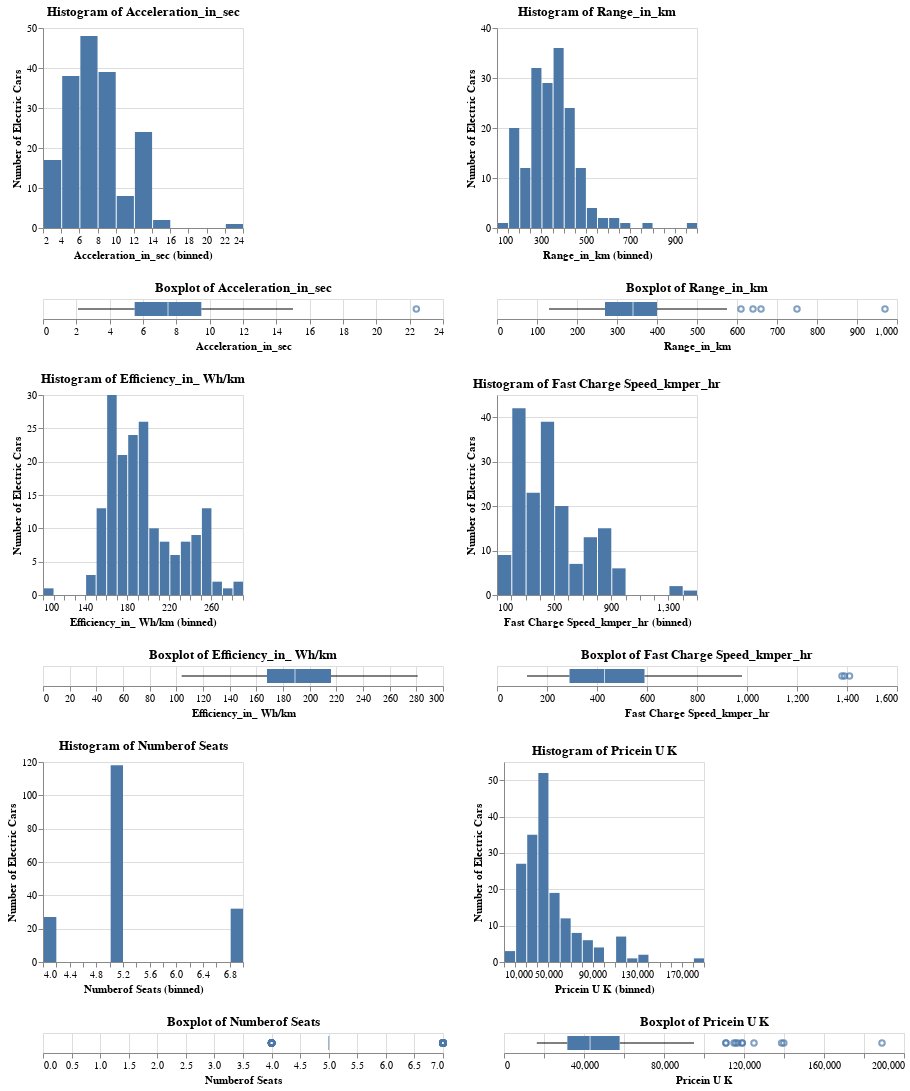

Notebook code cell kept with this figure:
### Code cell
features = ['Acceleration_in_sec', 'Range_in_km', 'Efficiency_in_Wh/km', 
           'FastChargeSpeed_kmper_hr','NumberofSeats', 'PriceinUK']

(altair_dist(df1, features[0]) | altair_dist(df1, features[1])) &\
(altair_dist(df1, features[2]) | altair_dist(df1, features[3])) &\
(altair_dist(df1, features[4]) | altair_dist(df1, features[5]))

### Figure 1 — Vega-Lite specification as saved in the notebook (floating-point values rounded to 4 significant figures; data arrays with more than 128 entries replaced by an {"elided": "..."} marker saying what was removed)
{"config": {"view": {"continuousWidth": 400, "continuousHeight": 300}}, "vconcat": [{"hconcat": [{"vconcat": [{"mark": "bar", "encoding": {"x": {"bin": {"maxbins": 20}, "field": "Acceleration_in_sec", "title": "Acceleration_in_sec (binned)", "type": "quantitative"}, "y": {"aggregate": "count", "title": "Number of Electric Cars", "type": "quantitative"}}, "height": 200, "title": "Histogram of Acceleration_in_sec", "width": 200}, {"mark": "boxplot", "encoding": {"x": {"field": "Acceleration_in_sec", "title": "Acceleration_in_sec", "type": "quantitative"}}, "title": "Boxplot of Acceleration_in_sec"}]}, {"vconcat": [{"mark": "bar", "encoding": {"x": {"bin": {"maxbins": 20}, "field": "Range_in_km", "title": "Range_in_km (binned)", "type": "quantitative"}, "y": {"aggregate": "count", "title": "Number of Electric Cars", "type": "quantitative"}}, "height": 200, "title": "Histogram of Range_in_km", "width": 200}, {"mark": "boxplot", "encoding": {"x": {"field": "Range_in_km", "title": "Range_in_km", "type": "quantitative"}}, "title": "Boxplot of Range_in_km"}]}]}, {"hconcat": [{"vconcat": [{"mark": "bar", "encoding": {"x": {"bin": {"maxbins": 20}, "field": "Efficiency_in_Wh/km", "title": "Efficiency_in_ Wh/km (binned)", "type": "quantitative"}, "y": {"aggregate": "count", "title": "Number of Electric Cars", "type": "quantitative"}}, "height": 200, "title": "Histogram of Efficiency_in_ Wh/km", "width": 200}, {"mark": "boxplot", "encoding": {"x": {"field": "Efficiency_in_Wh/km", "title": "Efficiency_in_ Wh/km", "type": "quantitative"}}, "title": "Boxplot of Efficiency_in_ Wh/km"}]}, {"vconcat": [{"mark": "bar", "encoding": {"x": {"bin": {"maxbins": 20}, "field": "FastChargeSpeed_kmper_hr", "title": "Fast Charge Speed_kmper_hr (binned)", "type": "quantitative"}, "y": {"aggregate": "count", "title": "Number of Electric Cars", "type": "quantitative"}}, "height": 200, "title": "Histogram of Fast Charge Speed_kmper_hr", "width": 200}, {"mark": "boxplot", "encoding": {"x": {"field": "FastChargeSpeed_kmper_hr", "title": "Fast Charge Speed_kmper_hr", "type": "quantitative"}}, "title": "Boxplot of Fast Charge Speed_kmper_hr"}]}]}, {"hconcat": [{"vconcat": [{"mark": "bar", "encoding": {"x": {"bin": {"maxbins": 20}, "field": "NumberofSeats", "title": "Numberof Seats (binned)", "type": "quantitative"}, "y": {"aggregate": "count", "title": "Number of Electric Cars", "type": "quantitative"}}, "height": 200, "title": "Histogram of Numberof Seats", "width": 200}, {"mark": "boxplot", "encoding": {"x": {"field": "NumberofSeats", "title": "Numberof Seats", "type": "quantitative"}}, "title": "Boxplot of Numberof Seats"}]}, {"vconcat": [{"mark": "bar", "encoding": {"x": {"bin": {"maxbins": 20}, "field": "PriceinUK", "title": "Pricein U K (binned)", "type": "quantitative"}, "y": {"aggregate": "count", "title": "Number of Electric Cars", "type": "quantitative"}}, "height": 200, "title": "Histogram of Pricein U K", "width": 200}, {"mark": "boxplot", "encoding": {"x": {"field": "PriceinUK", "title": "Pricein U K", "type": "quantitative"}}, "title": "Boxplot of Pricein U K"}]}]}], "data": {"name": "data-c7a68c0ff2ce82e08e5f8a339a67350e"}, "$schema": "https://vega.github.io/schema/vega-lite/v4.17.0.json", "datasets": {"data-c7a68c0ff2ce82e08e5f8a339a67350e": {"elided": "177 records"}}}
